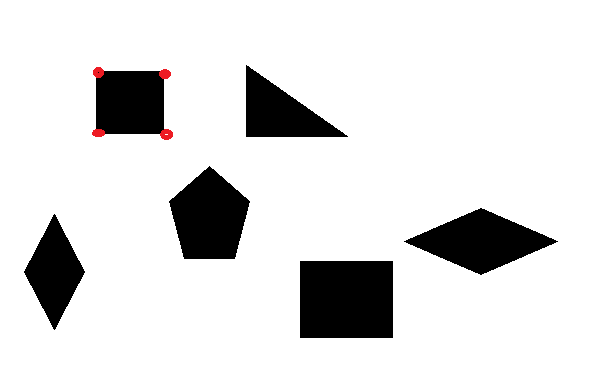
#> input picture img1.png, 600 x 386 px, given in place of the camera
$ python cam_track_threshold.py
#> lines starting #> are read from the running program, lines starting #| are printed output that depends on the picture; after the words box and inside, x2 and y2 are one past the last pixel; in counts of white or black regions, pixels touching at a corner belong together
import cv2
from cv2 import threshold
import numpy as np

cap = cv2.VideoCapture(0)
cap.set(3, 4608)
cap.set(4, 3456)

def nothing(evt):
    pass

set_window = 'Setting'
cv2.namedWindow(set_window)
cv2.createTrackbar('max', set_window, 255, 255, nothing)
cv2.createTrackbar('min', set_window, 0, 255, nothing)

while 1:
    key = cv2.waitKey(1)&0xff
#> (key Esc is pressed here)

    MIN = cv2.getTrackbarPos('min', set_window)
    MAX = cv2.getTrackbarPos('max', set_window)

    ret, frame = cap.read()
#> frame is the input picture: shape (386, 600, 3); mean B, G, R 222.7, 222.7, 223
    frame = cv2.resize(frame, (800, 800))
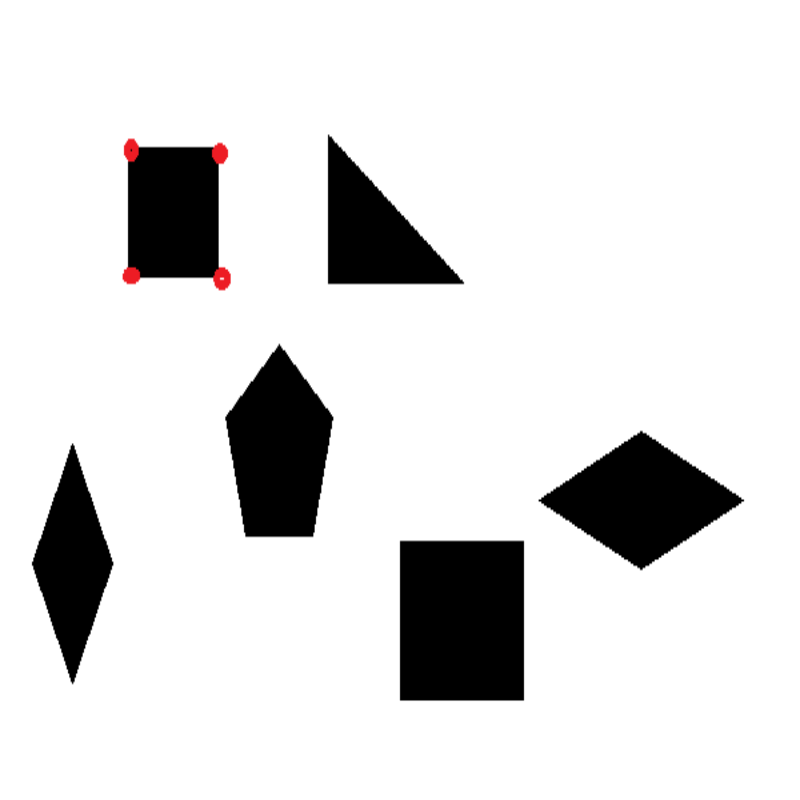
#> frame: shape (800, 800, 3); mean B, G, R 222.7, 222.7, 223
    gray = cv2.cvtColor(frame, cv2.COLOR_BGR2GRAY)
    ret,th = cv2.threshold(gray,MIN,MAX,cv2.THRESH_BINARY)
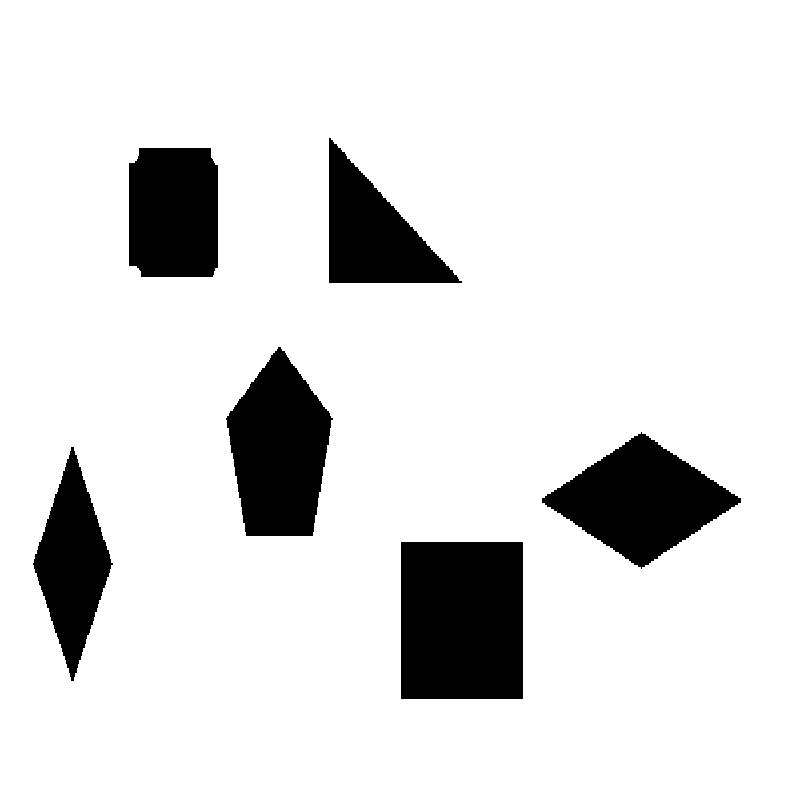
#> th: shape (800, 800); 87.9% white; 6 black regions, box (x1, y1, x2, y2) and area: (401, 542, 523, 699) 19154, (226, 347, 333, 536) 13990, (542, 432, 741, 569) 13784, (129, 148, 218, 277) 11092, (329, 138, 462, 283) 9775, (33, 447, 113, 681) 9392
#> ret = 0
    th1 = cv2.adaptiveThreshold(gray,MAX, cv2.ADAPTIVE_THRESH_GAUSSIAN_C,
          cv2.THRESH_BINARY,11,2)
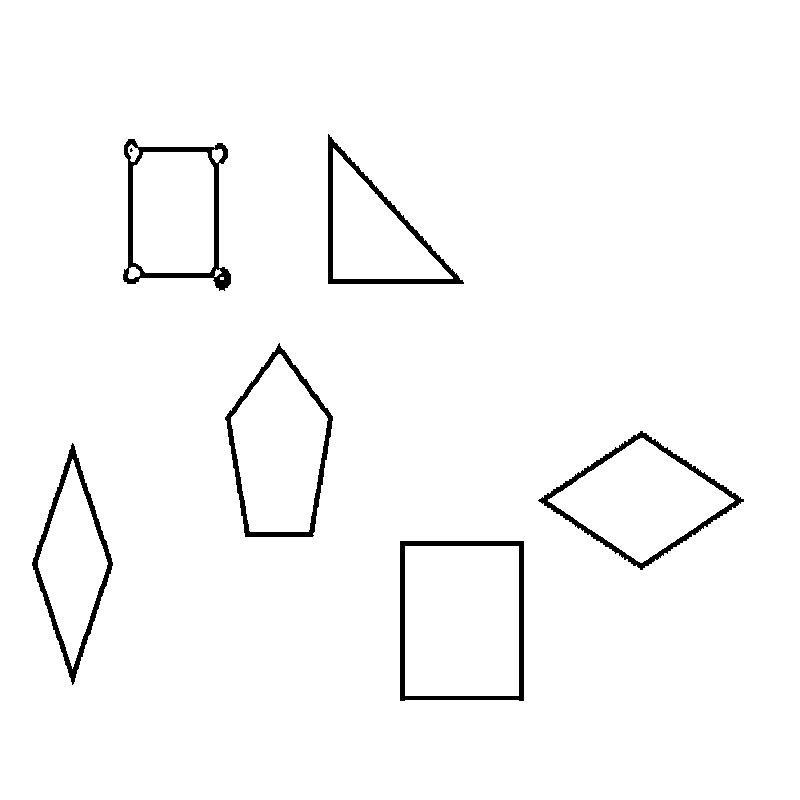
#> th1: shape (800, 800); 97.7% white; 7 black regions (1 under 20 px), largest, box (x1, y1, x2, y2) and area: (123, 139, 231, 291) 2665, (400, 541, 524, 701) 2626, (538, 431, 744, 570) 2466, (32, 443, 113, 685) 2401, (225, 343, 333, 537) 2358, (328, 134, 464, 284) 2327
    cv2.imshow(set_window, th)
    cv2.imshow('adaptive gausian', th1)
    if key == 27:
        break

cap.release()
cv2.destroyAllWindows()
